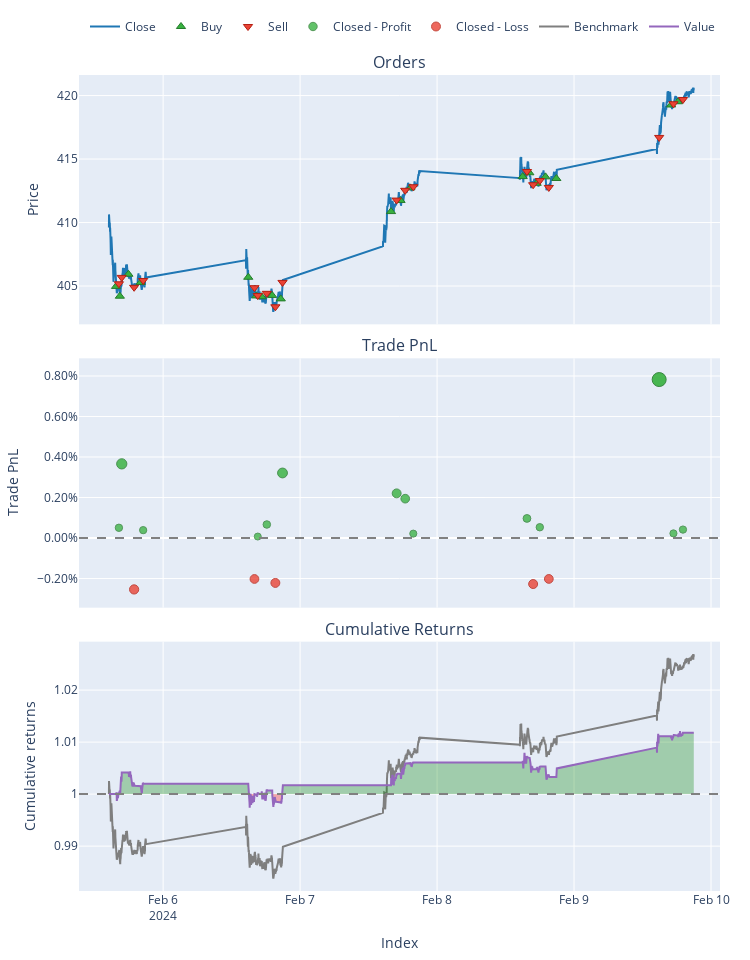

Source (notebook cell):
### Markdown cell above
### Custom Indicator

### Code cell
# define a custom indicator
def custom_idc(close,rsi_window=14,ma_window=50,rsi_level_upper=70,rsi_level_lower=30):

   
    # use last element of the resampled data
    close_resampled = close.resample("5T").last()
    
    # # Update the index of the resampled data
    # close_resampled.index = adjusted_resampled_timestamps
    # rsi calculation
    rsi = vbt.RSI.run(close_resampled, window=rsi_window).rsi
    rsi.index = close_resampled.index
    rsi = rsi[(rsi_window,'Close')]
    rsi.name = 'Close'
    rsi = rsi.to_frame()
   
    rsi_aligned,_ = rsi.align(close,
                            broadcast_axis=0,
                            method='ffill',
                            join='right')
    
    close = close.to_numpy()
    rsi_aligned = rsi_aligned.to_numpy()
    
    # moving average
    ma = vbt.MA.run(close,window=ma_window).ma.to_numpy()

    # # create signal sell=-1,hold=0, buy=1
    # # sell if rsi>rsi_level_upper
    trend = np.where(rsi_aligned>rsi_level_upper,-1,0)
    # buy if rsi<rsi_level_lower and close>ma
    trend = np.where((rsi_aligned<rsi_level_lower)&(close<ma) ,1,trend)
    #trend=1
    return trend

# setup indicator
ind = (vbt.IndicatorFactory(
    class_name='Combination',
    short_name='comb',
    input_names=['close'],
    param_names=['rsi_window','ma_window','rsi_level_upper','rsi_level_lower'],
    output_names=['value'])
    .from_apply_func(custom_idc,
        rsi_window=14,
        ma_window=50,
        rsi_level_upper=70,
        rsi_level_lower=30,
        # keep pandas 
        keep_pd=True))


res = ind.run(ticker_price,rsi_window=5,ma_window=60,rsi_level_upper=rsi_level_upper,rsi_level_lower=rsi_level_lower)

entries = res.value == 1
exits = res.value == -1

# create portfolio
pf = vbt.Portfolio.from_signals(ticker_price, entries, exits, freq='1m')

# print stats
print(pf.stats())

# show portfolio
pf.plot().show()

### Figure 1 — Plotly figure (JSON) as saved in the notebook; plotly's stock layout.template omitted (floating-point values rounded to 4 significant figures; data arrays with more than 128 entries replaced by an {"elided": "..."} marker saying what was removed)
{"data": [{"legendgroup": "0", "line": {"color": "#1f77b4"}, "name": "Close", "showlegend": true, "type": "scatter", "uid": "b8e19f9f-df82-4a43-9d7f-e86119b6199d", "x": {"elided": "1947 str values"}, "xaxis": "x", "y": {"elided": "1947 float values"}, "yaxis": "y"}, {"customdata": [[0, 0.2469, 0], [2, 0.2475, 0], [4, 0.2474, 0], [6, 0.2471, 0], [8, 0.247, 0], [10, 0.2474, 0], [12, 0.2474, 0], [14, 0.2475, 0], [16, 0.2472, 0], [18, 0.2438, 0], [20, 0.2438, 0], [22, 0.2437, 0], [24, 0.2432, 0], [26, 0.2433, 0], [28, 0.2432, 0], [30, 0.2431, 0], [32, 0.2427, 0], [34, 0.2412, 0], [36, 0.2411, 0]], "hovertemplate": "Order Id: %{customdata[0]}<br>Timestamp: %{x}<br>Price: %{y}<br>Size: %{customdata[1]:.6f}<br>Fees: %{customdata[2]:.6f}", "legendgroup": "1", "marker": {"color": "#37B13F", "line": {"color": "rgb(38,123,44)", "width": 1}, "size": 8, "symbol": "triangle-up"}, "mode": "markers", "name": "Buy", "type": "scatter", "uid": "db629887-5803-4d78-8f2f-1ea990204096", "x": ["2024-02-05T15:45:00+00:00", "2024-02-05T16:25:00+00:00", "2024-02-05T17:55:00+00:00", "2024-02-05T20:03:00+00:00", "2024-02-06T14:55:00+00:00", "2024-02-06T16:20:00+00:00", "2024-02-06T17:16:00+00:00", "2024-02-06T19:06:00+00:00", "2024-02-06T20:37:00+00:00", "2024-02-07T15:56:00+00:00", "2024-02-07T17:36:00+00:00", "2024-02-07T19:20:00+00:00", "2024-02-08T15:00:00+00:00", "2024-02-08T16:10:00+00:00", "2024-02-08T17:27:00+00:00", "2024-02-08T19:00:00+00:00", "2024-02-08T20:54:00+00:00", "2024-02-09T17:00:00+00:00", "2024-02-09T18:13:00+00:00"], "xaxis": "x", "y": [405.0, 404.2, 405.9, 405.3, 405.7, 404.2, 404.2, 404.3, 404.0, 410.9, 411.7, 412.7, 413.6, 413.9, 413.1, 413.6, 413.5, 419.3, 419.5], "yaxis": "y"}, {"customdata": [[1, 0.2469, 0], [3, 0.2475, 0], [5, 0.2474, 0], [7, 0.2471, 0], [9, 0.247, 0], [11, 0.2474, 0], [13, 0.2474, 0], [15, 0.2475, 0], [17, 0.2472, 0], [19, 0.2438, 0], [21, 0.2438, 0], [23, 0.2437, 0], [25, 0.2432, 0], [27, 0.2433, 0], [29, 0.2432, 0], [31, 0.2431, 0], [33, 0.2427, 0], [35, 0.2412, 0], [37, 0.2411, 0]], "hovertemplate": "Order Id: %{customdata[0]}<br>Timestamp: %{x}<br>Price: %{y}<br>Size: %{customdata[1]:.6f}<br>Fees: %{customdata[2]:.6f}", "legendgroup": "2", "marker": {"color": "#EA4335", "line": {"color": "rgb(181,31,18)", "width": 1}, "size": 8, "symbol": "triangle-down"}, "mode": "markers", "name": "Sell", "type": "scatter", "uid": "27f45650-ea44-4003-9d92-4fd2b9b89cf3", "x": ["2024-02-05T16:15:00+00:00", "2024-02-05T16:45:00+00:00", "2024-02-05T18:55:00+00:00", "2024-02-05T20:30:00+00:00", "2024-02-06T16:00:00+00:00", "2024-02-06T16:35:00+00:00", "2024-02-06T18:10:00+00:00", "2024-02-06T19:40:00+00:00", "2024-02-06T20:55:00+00:00", "2024-02-07T16:55:00+00:00", "2024-02-07T18:25:00+00:00", "2024-02-07T19:50:00+00:00", "2024-02-08T15:45:00+00:00", "2024-02-08T16:50:00+00:00", "2024-02-08T18:00:00+00:00", "2024-02-08T19:35:00+00:00", "2024-02-09T14:55:00+00:00", "2024-02-09T17:25:00+00:00", "2024-02-09T19:05:00+00:00"], "xaxis": "x", "y": [405.2, 405.7, 404.9, 405.4, 404.9, 404.2, 404.4, 403.4, 405.3, 411.8, 412.5, 412.8, 414.0, 413.0, 413.3, 412.8, 416.7, 419.4, 419.7], "yaxis": "y"}, {"customdata": [[0, 0, 0.05062, 0.0005062], [1, 1, 0.3663, 0.003662], [3, 3, 0.03905, 0.0003898], [5, 5, 0.007421, 7.421e-05], [6, 6, 0.06681, 0.000668], [8, 8, 0.3207, 0.003212], [9, 9, 0.2209, 0.002205], [10, 10, 0.1951, 0.001943], [11, 11, 0.02193, 0.0002181], [12, 12, 0.0973, 0.0009671], [14, 14, 0.05351, 0.0005326], [16, 16, 0.785, 0.007824], [17, 17, 0.0232, 0.0002294], [18, 18, 0.04219, 0.0004171]], "hovertemplate": "Exit Trade Id: %{customdata[0]}<br>Position Id: %{customdata[1]}<br>Exit Timestamp: %{x}<br>PnL: %{customdata[2]:.6f}<br>Return: %{customdata[3]:.2%}", "legendgroup": "3", "marker": {"color": "#37B13F", "line": {"color": "rgb(38,123,44)", "width": 1}, "opacity": [0.7584, 0.8194, 0.7561, 0.75, 0.7615, 0.8107, 0.7912, 0.7862, 0.7528, 0.7673, 0.7589, 0.9, 0.753, 0.7566], "size": [7.39, 10.24, 7.285, 7, 7.536, 9.834, 8.925, 8.688, 7.13, 7.806, 7.414, 14, 7.14, 7.31], "symbol": "circle"}, "mode": "markers", "name": "Closed - Profit", "type": "scatter", "uid": "3153a926-05ed-4ea0-be31-68deb881e179", "x": ["2024-02-05T16:15:00+00:00", "2024-02-05T16:45:00+00:00", "2024-02-05T20:30:00+00:00", "2024-02-06T16:35:00+00:00", "2024-02-06T18:10:00+00:00", "2024-02-06T20:55:00+00:00", "2024-02-07T16:55:00+00:00", "2024-02-07T18:25:00+00:00", "2024-02-07T19:50:00+00:00", "2024-02-08T15:45:00+00:00", "2024-02-08T18:00:00+00:00", "2024-02-09T14:55:00+00:00", "2024-02-09T17:25:00+00:00", "2024-02-09T19:05:00+00:00"], "xaxis": "x2", "y": [0.0005062, 0.003662, 0.0003898, 7.421e-05, 0.000668, 0.003212, 0.002205, 0.001943, 0.0002181, 0.0009671, 0.0005326, 0.007824, 0.0002294, 0.0004171], "yaxis": "y2"}, {"customdata": [[2, 2, -0.2548, -0.002537], [4, 4, -0.2025, -0.002021], [7, 7, -0.2218, -0.002216], [13, 13, -0.2287, -0.002271], [15, 15, -0.203, -0.002019]], "hovertemplate": "Exit Trade Id: %{customdata[0]}<br>Position Id: %{customdata[1]}<br>Exit Timestamp: %{x}<br>PnL: %{customdata[2]:.6f}<br>Return: %{customdata[3]:.2%}", "legendgroup": "4", "marker": {"color": "#EA4335", "line": {"color": "rgb(181,31,18)", "width": 1}, "opacity": [0.7977, 0.7877, 0.7915, 0.7925, 0.7876], "size": [9.225, 8.759, 8.935, 8.984, 8.756], "symbol": "circle"}, "mode": "markers", "name": "Closed - Loss", "type": "scatter", "uid": "3eeab87a-d11c-4410-9fc5-f12e496f3c60", "x": ["2024-02-05T18:55:00+00:00", "2024-02-06T16:00:00+00:00", "2024-02-06T19:40:00+00:00", "2024-02-08T16:50:00+00:00", "2024-02-08T19:35:00+00:00"], "xaxis": "x2", "y": [-0.002537, -0.002021, -0.002216, -0.002271, -0.002019], "yaxis": "y2"}, {"legendgroup": "5", "line": {"color": "#7f7f7f"}, "name": "Benchmark", "showlegend": true, "type": "scatter", "uid": "afacd0ad-b525-4dee-b1b1-962d867e514e", "x": {"elided": "1947 str values"}, "xaxis": "x3", "y": {"elided": "1947 float values"}, "yaxis": "y3"}, {"hoverinfo": "skip", "legendgroup": "6", "line": {"color": "rgba(0, 0, 0, 0)", "width": 0}, "opacity": 0, "showlegend": false, "type": "scatter", "uid": "c1a22f35-8c07-4428-986f-9b54f28bf481", "x": {"elided": "1947 str values"}, "xaxis": "x3", "y": {"elided": "1947 int values"}, "yaxis": "y3"}, {"connectgaps": false, "fill": "tonexty", "fillcolor": "rgba(0, 128, 0, 0.3)", "hoverinfo": "skip", "legendgroup": "6", "line": {"color": "rgba(0, 0, 0, 0)", "width": 0}, "opacity": 0, "showlegend": false, "type": "scatter", "uid": "354d50f7-1375-456b-9f03-5edb6e98d736", "x": {"elided": "1947 str values"}, "xaxis": "x3", "y": {"elided": "1947 float values"}, "yaxis": "y3"}, {"hoverinfo": "skip", "legendgroup": "6", "line": {"color": "rgba(0, 0, 0, 0)", "width": 0}, "opacity": 0, "showlegend": false, "type": "scatter", "uid": "2a00dcc1-d185-4640-936d-08080eb0c944", "x": {"elided": "1947 str values"}, "xaxis": "x3", "y": {"elided": "1947 int values"}, "yaxis": "y3"}, {"connectgaps": false, "fill": "tonexty", "fillcolor": "rgba(255, 0, 0, 0.3)", "hoverinfo": "skip", "legendgroup": "6", "line": {"color": "rgba(0, 0, 0, 0)", "width": 0}, "opacity": 0, "showlegend": false, "type": "scatter", "uid": "3a826c81-2135-4927-a42b-32735aba7014", "x": {"elided": "1947 str values"}, "xaxis": "x3", "y": {"elided": "1947 float values"}, "yaxis": "y3"}, {"legendgroup": "7", "line": {"color": "#9467bd"}, "name": "Value", "showlegend": true, "type": "scatter", "uid": "643e0c09-0197-48ed-84c0-efc25e8c14b5", "x": {"elided": "1947 str values"}, "xaxis": "x3", "y": {"elided": "1947 float values"}, "yaxis": "y3"}, {"hoverinfo": "skip", "legendgroup": "6", "line": {"color": "rgba(0, 0, 0, 0)", "width": 0}, "opacity": 0, "showlegend": false, "type": "scatter", "uid": "5bf543dc-469f-4f79-b0e6-b85e3b41c8ee", "x": {"elided": "1947 str values"}, "xaxis": "x3", "y": {"elided": "1947 int values"}, "yaxis": "y3"}], "layout": {"annotations": [{"font": {"size": 16}, "showarrow": false, "text": "Orders", "x": 0.5, "xanchor": "center", "xref": "paper", "y": 1, "yanchor": "bottom", "yref": "paper"}, {"font": {"size": 16}, "showarrow": false, "text": "Trade PnL", "x": 0.5, "xanchor": "center", "xref": "paper", "y": 0.6528, "yanchor": "bottom", "yref": "paper"}, {"font": {"size": 16}, "showarrow": false, "text": "Cumulative Returns", "x": 0.5, "xanchor": "center", "xref": "paper", "y": 0.3056, "yanchor": "bottom", "yref": "paper"}], "height": 960, "legend": {"orientation": "h", "traceorder": "normal", "x": 1, "xanchor": "right", "y": 1.042, "yanchor": "bottom"}, "margin": {"b": 30, "l": 30, "r": 30, "t": 30}, "shapes": [{"line": {"color": "gray", "dash": "dash"}, "type": "line", "x0": 0, "x1": 1, "xref": "paper", "y0": 0, "y1": 0, "yref": "y2"}, {"line": {"color": "gray", "dash": "dash"}, "type": "line", "x0": 0, "x1": 1, "xref": "paper", "y0": 1, "y1": 1, "yref": "y3"}], "showlegend": true, "width": 750, "xaxis": {"anchor": "y", "domain": [0, 1], "matches": "x3", "showticklabels": false}, "xaxis2": {"anchor": "y2", "domain": [0, 1], "matches": "x3", "showticklabels": false}, "xaxis3": {"anchor": "y3", "domain": [0, 1], "title": {"text": "Index"}}, "yaxis": {"anchor": "x", "domain": [0.6944, 1], "title": {"text": "Price"}}, "yaxis2": {"anchor": "x2", "domain": [0.3472, 0.6528], "tickformat": ".2%", "title": {"text": "Trade PnL"}}, "yaxis3": {"anchor": "x3", "domain": [0, 0.3056], "title": {"text": "Cumulative returns"}}}}
